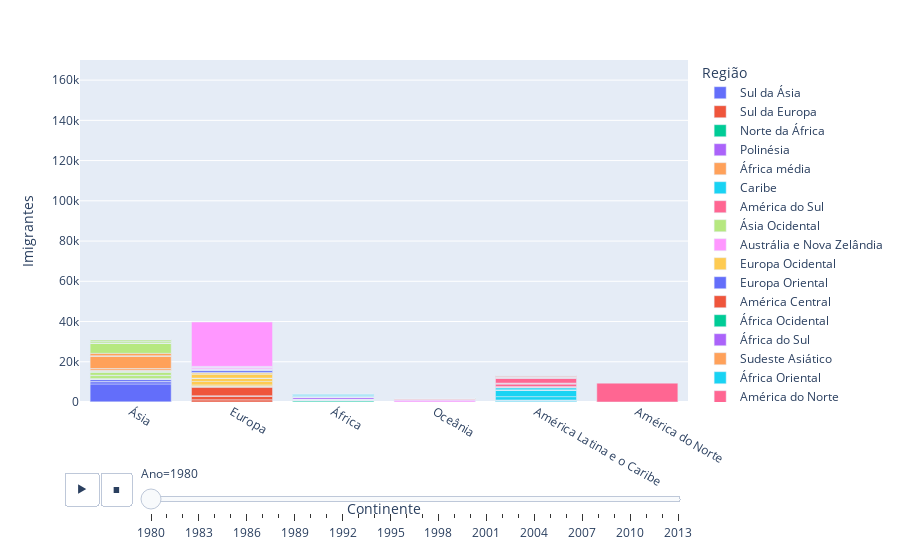

The notebook cell this image was saved under:
### Code cell
fig = px.bar(df_melted, 
             x="Continente", 
             y="Imigrantes", 
             color="Região",
             barmode='relative',
             animation_frame="Ano",
             range_y=[0, 170000])
fig.show()

### Figure 1 — Plotly figure (JSON) as saved in the notebook; plotly's stock layout.template omitted (floating-point values rounded to 4 significant figures)
{"data": [{"alignmentgroup": "True", "hovertemplate": "Região=Sul da Ásia<br>Ano=1980<br>Continente=%{x}<br>Imigrantes=%{y}<extra></extra>", "legendgroup": "Sul da Ásia", "marker": {"color": "#636efa", "pattern": {"shape": ""}}, "name": "Sul da Ásia", "offsetgroup": "Sul da Ásia", "orientation": "v", "showlegend": true, "textposition": "auto", "type": "bar", "x": ["Ásia", "Ásia", "Ásia", "Ásia", "Ásia", "Ásia", "Ásia", "Ásia", "Ásia"], "xaxis": "x", "y": [16, 83, 0, 8880, 1172, 0, 1, 978, 185], "yaxis": "y"}, {"alignmentgroup": "True", "hovertemplate": "Região=Sul da Europa<br>Ano=1980<br>Continente=%{x}<br>Imigrantes=%{y}<extra></extra>", "legendgroup": "Sul da Europa", "marker": {"color": "#EF553B", "pattern": {"shape": ""}}, "name": "Sul da Europa", "offsetgroup": "Sul da Europa", "orientation": "v", "showlegend": true, "textposition": "auto", "type": "bar", "x": ["Europa", "Europa", "Europa", "Europa", "Europa", "Europa", "Europa", "Europa", "Europa", "Europa", "Europa", "Europa", "Europa", "Europa"], "xaxis": "x", "y": [1, 0, 0, 0, 1065, 1820, 191, 0, 4473, 1, 0, 0, 211, 0], "yaxis": "y"}, {"alignmentgroup": "True", "hovertemplate": "Região=Norte da África<br>Ano=1980<br>Continente=%{x}<br>Imigrantes=%{y}<extra></extra>", "legendgroup": "Norte da África", "marker": {"color": "#00cc96", "pattern": {"shape": ""}}, "name": "Norte da África", "offsetgroup": "Norte da África", "orientation": "v", "showlegend": true, "textposition": "auto", "type": "bar", "x": ["África", "África", "África", "África", "África", "África", "África"], "xaxis": "x", "y": [80, 612, 5, 325, 20, 58, 0], "yaxis": "y"}, {"alignmentgroup": "True", "hovertemplate": "Região=Polinésia<br>Ano=1980<br>Continente=%{x}<br>Imigrantes=%{y}<extra></extra>", "legendgroup": "Polinésia", "marker": {"color": "#ab63fa", "pattern": {"shape": ""}}, "name": "Polinésia", "offsetgroup": "Polinésia", "orientation": "v", "showlegend": true, "textposition": "auto", "type": "bar", "x": ["Oceânia", "Oceânia", "Oceânia", "Oceânia"], "xaxis": "x", "y": [0, 3, 2, 0], "yaxis": "y"}, {"alignmentgroup": "True", "hovertemplate": "Região=África média<br>Ano=1980<br>Continente=%{x}<br>Imigrantes=%{y}<extra></extra>", "legendgroup": "África média", "marker": {"color": "#FFA15A", "pattern": {"shape": ""}}, "name": "África média", "offsetgroup": "África média", "orientation": "v", "showlegend": true, "textposition": "auto", "type": "bar", "x": ["África", "África", "África", "África", "África", "África", "África", "África", "África"], "xaxis": "x", "y": [1, 9, 4, 0, 2, 15, 0, 2, 0], "yaxis": "y"}, {"alignmentgroup": "True", "hovertemplate": "Região=Caribe<br>Ano=1980<br>Continente=%{x}<br>Imigrantes=%{y}<extra></extra>", "legendgroup": "Caribe", "marker": {"color": "#19d3f3", "pattern": {"shape": ""}}, "name": "Caribe", "offsetgroup": "Caribe", "orientation": "v", "showlegend": true, "textposition": "auto", "type": "bar", "x": ["América Latina e o Caribe", "América Latina e o Caribe", "América Latina e o Caribe", "América Latina e o Caribe", "América Latina e o Caribe", "América Latina e o Caribe", "América Latina e o Caribe", "América Latina e o Caribe", "América Latina e o Caribe", "América Latina e o Caribe", "América Latina e o Caribe", "América Latina e o Caribe", "América Latina e o Caribe"], "xaxis": "x", "y": [0, 26, 372, 306, 104, 40, 154, 1666, 3198, 5, 69, 147, 958], "yaxis": "y"}, {"alignmentgroup": "True", "hovertemplate": "Região=América do Sul<br>Ano=1980<br>Continente=%{x}<br>Imigrantes=%{y}<extra></extra>", "legendgroup": "América do Sul", "marker": {"color": "#FF6692", "pattern": {"shape": ""}}, "name": "América do Sul", "offsetgroup": "América do Sul", "orientation": "v", "showlegend": true, "textposition": "auto", "type": "bar", "x": ["América Latina e o Caribe", "América Latina e o Caribe", "América Latina e o Caribe", "América Latina e o Caribe", "América Latina e o Caribe", "América Latina e o Caribe", "América Latina e o Caribe", "América Latina e o Caribe", "América Latina e o Caribe", "América Latina e o Caribe", "América Latina e o Caribe", "América Latina e o Caribe"], "xaxis": "x", "y": [368, 44, 211, 1233, 266, 238, 2334, 45, 317, 15, 128, 103], "yaxis": "y"}, {"alignmentgroup": "True", "hovertemplate": "Região=Ásia Ocidental<br>Ano=1980<br>Continente=%{x}<br>Imigrantes=%{y}<extra></extra>", "legendgroup": "Ásia Ocidental", "marker": {"color": "#B6E880", "pattern": {"shape": ""}}, "name": "Ásia Ocidental", "offsetgroup": "Ásia Ocidental", "orientation": "v", "showlegend": true, "textposition": "auto", "type": "bar", "x": ["Ásia", "Ásia", "Ásia", "Ásia", "Ásia", "Ásia", "Ásia", "Ásia", "Ásia", "Ásia", "Ásia", "Ásia", "Ásia", "Ásia", "Ásia", "Ásia", "Ásia", "Ásia"], "xaxis": "x", "y": [0, 0, 0, 132, 0, 262, 1403, 177, 1, 1409, 0, 0, 0, 0, 315, 481, 0, 1], "yaxis": "y"}, {"alignmentgroup": "True", "hovertemplate": "Região=Austrália e Nova Zelândia<br>Ano=1980<br>Continente=%{x}<br>Imigrantes=%{y}<extra></extra>", "legendgroup": "Austrália e Nova Zelândia", "marker": {"color": "#FF97FF", "pattern": {"shape": ""}}, "name": "Austrália e Nova Zelândia", "offsetgroup": "Austrália e Nova Zelândia", "orientation": "v", "showlegend": true, "textposition": "auto", "type": "bar", "x": ["Oceânia", "Oceânia"], "xaxis": "x", "y": [702, 602], "yaxis": "y"}, {"alignmentgroup": "True", "hovertemplate": "Região=Europa Ocidental<br>Ano=1980<br>Continente=%{x}<br>Imigrantes=%{y}<extra></extra>", "legendgroup": "Europa Ocidental", "marker": {"color": "#FECB52", "pattern": {"shape": ""}}, "name": "Europa Ocidental", "offsetgroup": "Europa Ocidental", "orientation": "v", "showlegend": true, "textposition": "auto", "type": "bar", "x": ["Europa", "Europa", "Europa", "Europa", "Europa", "Europa", "Europa", "Europa", "Europa"], "xaxis": "x", "y": [234, 511, 1729, 1626, 1, 14, 0, 1889, 806], "yaxis": "y"}, {"alignmentgroup": "True", "hovertemplate": "Região=Europa Oriental<br>Ano=1980<br>Continente=%{x}<br>Imigrantes=%{y}<extra></extra>", "legendgroup": "Europa Oriental", "marker": {"color": "#636efa", "pattern": {"shape": ""}}, "name": "Europa Oriental", "offsetgroup": "Europa Oriental", "orientation": "v", "showlegend": true, "textposition": "auto", "type": "bar", "x": ["Europa", "Europa", "Europa", "Europa", "Europa", "Europa", "Europa", "Europa", "Europa", "Europa"], "xaxis": "x", "y": [0, 24, 0, 205, 863, 0, 375, 0, 0, 0], "yaxis": "y"}, {"alignmentgroup": "True", "hovertemplate": "Região=América Central<br>Ano=1980<br>Continente=%{x}<br>Imigrantes=%{y}<extra></extra>", "legendgroup": "América Central", "marker": {"color": "#EF553B", "pattern": {"shape": ""}}, "name": "América Central", "offsetgroup": "América Central", "orientation": "v", "showlegend": true, "textposition": "auto", "type": "bar", "x": ["América Latina e o Caribe", "América Latina e o Caribe", "América Latina e o Caribe", "América Latina e o Caribe", "América Latina e o Caribe", "América Latina e o Caribe", "América Latina e o Caribe", "América Latina e o Caribe"], "xaxis": "x", "y": [16, 28, 110, 114, 26, 409, 18, 13], "yaxis": "y"}, {"alignmentgroup": "True", "hovertemplate": "Região=África Ocidental<br>Ano=1980<br>Continente=%{x}<br>Imigrantes=%{y}<extra></extra>", "legendgroup": "África Ocidental", "marker": {"color": "#00cc96", "pattern": {"shape": ""}}, "name": "África Ocidental", "offsetgroup": "África Ocidental", "orientation": "v", "showlegend": true, "textposition": "auto", "type": "bar", "x": ["África", "África", "África", "África", "África", "África", "África", "África", "África", "África", "África", "África", "África", "África", "África", "África"], "xaxis": "x", "y": [2, 2, 1, 14, 0, 172, 0, 0, 1, 4, 5, 0, 81, 13, 6, 5], "yaxis": "y"}, {"alignmentgroup": "True", "hovertemplate": "Região=África do Sul<br>Ano=1980<br>Continente=%{x}<br>Imigrantes=%{y}<extra></extra>", "legendgroup": "África do Sul", "marker": {"color": "#ab63fa", "pattern": {"shape": ""}}, "name": "África do Sul", "offsetgroup": "África do Sul", "orientation": "v", "showlegend": true, "textposition": "auto", "type": "bar", "x": ["África", "África", "África", "África", "África"], "xaxis": "x", "y": [10, 1, 0, 1026, 4], "yaxis": "y"}, {"alignmentgroup": "True", "hovertemplate": "Região=Sudeste Asiático<br>Ano=1980<br>Continente=%{x}<br>Imigrantes=%{y}<extra></extra>", "legendgroup": "Sudeste Asiático", "marker": {"color": "#FFA15A", "pattern": {"shape": ""}}, "name": "Sudeste Asiático", "offsetgroup": "Sudeste Asiático", "orientation": "v", "showlegend": true, "textposition": "auto", "type": "bar", "x": ["Ásia", "Ásia", "Ásia", "Ásia", "Ásia", "Ásia", "Ásia", "Ásia", "Ásia", "Ásia"], "xaxis": "x", "y": [79, 12, 186, 11, 786, 80, 6051, 241, 56, 1191], "yaxis": "y"}, {"alignmentgroup": "True", "hovertemplate": "Região=África Oriental<br>Ano=1980<br>Continente=%{x}<br>Imigrantes=%{y}<extra></extra>", "legendgroup": "África Oriental", "marker": {"color": "#19d3f3", "pattern": {"shape": ""}}, "name": "África Oriental", "offsetgroup": "África Oriental", "orientation": "v", "showlegend": true, "textposition": "auto", "type": "bar", "x": ["África", "África", "África", "África", "África", "África", "África", "África", "África", "África", "África", "África", "África", "África", "África", "África", "África"], "xaxis": "x", "y": [0, 0, 0, 0, 98, 291, 22, 5, 306, 0, 6, 5, 7, 13, 635, 11, 72], "yaxis": "y"}, {"alignmentgroup": "True", "hovertemplate": "Região=América do Norte<br>Ano=1980<br>Continente=%{x}<br>Imigrantes=%{y}<extra></extra>", "legendgroup": "América do Norte", "marker": {"color": "#FF6692", "pattern": {"shape": ""}}, "name": "América do Norte", "offsetgroup": "América do Norte", "orientation": "v", "showlegend": true, "textposition": "auto", "type": "bar", "x": ["América do Norte", "América do Norte"], "xaxis": "x", "y": [0, 9378], "yaxis": "y"}, {"alignmentgroup": "True", "hovertemplate": "Região=Ásia Oriental<br>Ano=1980<br>Continente=%{x}<br>Imigrantes=%{y}<extra></extra>", "legendgroup": "Ásia Oriental", "marker": {"color": "#B6E880", "pattern": {"shape": ""}}, "name": "Ásia Oriental", "offsetgroup": "Ásia Oriental", "orientation": "v", "showlegend": true, "textposition": "auto", "type": "bar", "x": ["Ásia", "Ásia", "Ásia", "Ásia", "Ásia", "Ásia", "Ásia"], "xaxis": "x", "y": [5123, 0, 0, 1, 701, 0, 1011], "yaxis": "y"}, {"alignmentgroup": "True", "hovertemplate": "Região=Norte da Europa<br>Ano=1980<br>Continente=%{x}<br>Imigrantes=%{y}<extra></extra>", "legendgroup": "Norte da Europa", "marker": {"color": "#FF97FF", "pattern": {"shape": ""}}, "name": "Norte da Europa", "offsetgroup": "Norte da Europa", "orientation": "v", "showlegend": true, "textposition": "auto", "type": "bar", "x": ["Europa", "Europa", "Europa", "Europa", "Europa", "Europa", "Europa", "Europa", "Europa", "Europa"], "xaxis": "x", "y": [272, 0, 208, 17, 781, 0, 1, 116, 281, 22045], "yaxis": "y"}, {"alignmentgroup": "True", "hovertemplate": "Região=Melanesia<br>Ano=1980<br>Continente=%{x}<br>Imigrantes=%{y}<extra></extra>", "legendgroup": "Melanesia", "marker": {"color": "#FECB52", "pattern": {"shape": ""}}, "name": "Melanesia", "offsetgroup": "Melanesia", "orientation": "v", "showlegend": true, "textposition": "auto", "type": "bar", "x": ["Oceânia", "Oceânia", "Oceânia", "Oceânia"], "xaxis": "x", "y": [632, 0, 0, 0], "yaxis": "y"}, {"alignmentgroup": "True", "hovertemplate": "Região=Ásia Central<br>Ano=1980<br>Continente=%{x}<br>Imigrantes=%{y}<extra></extra>", "legendgroup": "Ásia Central", "marker": {"color": "#636efa", "pattern": {"shape": ""}}, "name": "Ásia Central", "offsetgroup": "Ásia Central", "orientation": "v", "showlegend": true, "textposition": "auto", "type": "bar", "x": ["Ásia", "Ásia", "Ásia", "Ásia", "Ásia"], "xaxis": "x", "y": [0, 0, 0, 0, 0], "yaxis": "y"}, {"alignmentgroup": "True", "hovertemplate": "Região=Micronésia<br>Ano=1980<br>Continente=%{x}<br>Imigrantes=%{y}<extra></extra>", "legendgroup": "Micronésia", "marker": {"color": "#EF553B", "pattern": {"shape": ""}}, "name": "Micronésia", "offsetgroup": "Micronésia", "orientation": "v", "showlegend": true, "textposition": "auto", "type": "bar", "x": ["Oceânia", "Oceânia", "Oceânia", "Oceânia"], "xaxis": "x", "y": [0, 0, 1, 0], "yaxis": "y"}], "layout": {"barmode": "relative", "legend": {"title": {"text": "Região"}, "tracegroupgap": 0}, "margin": {"t": 60}, "sliders": [{"active": 0, "currentvalue": {"prefix": "Ano="}, "len": 0.9, "pad": {"b": 10, "t": 60}, "steps": [{"args": [["1980"], {"frame": {"duration": 0, "redraw": true}, "fromcurrent": true, "mode": "immediate", "transition": {"duration": 0, "easing": "linear"}}], "label": "1980", "method": "animate"}, {"args": [["1981"], {"frame": {"duration": 0, "redraw": true}, "fromcurrent": true, "mode": "immediate", "transition": {"duration": 0, "easing": "linear"}}], "label": "1981", "method": "animate"}, {"args": [["1982"], {"frame": {"duration": 0, "redraw": true}, "fromcurrent": true, "mode": "immediate", "transition": {"duration": 0, "easing": "linear"}}], "label": "1982", "method": "animate"}, {"args": [["1983"], {"frame": {"duration": 0, "redraw": true}, "fromcurrent": true, "mode": "immediate", "transition": {"duration": 0, "easing": "linear"}}], "label": "1983", "method": "animate"}, {"args": [["1984"], {"frame": {"duration": 0, "redraw": true}, "fromcurrent": true, "mode": "immediate", "transition": {"duration": 0, "easing": "linear"}}], "label": "1984", "method": "animate"}, {"args": [["1985"], {"frame": {"duration": 0, "redraw": true}, "fromcurrent": true, "mode": "immediate", "transition": {"duration": 0, "easing": "linear"}}], "label": "1985", "method": "animate"}, {"args": [["1986"], {"frame": {"duration": 0, "redraw": true}, "fromcurrent": true, "mode": "immediate", "transition": {"duration": 0, "easing": "linear"}}], "label": "1986", "method": "animate"}, {"args": [["1987"], {"frame": {"duration": 0, "redraw": true}, "fromcurrent": true, "mode": "immediate", "transition": {"duration": 0, "easing": "linear"}}], "label": "1987", "method": "animate"}, {"args": [["1988"], {"frame": {"duration": 0, "redraw": true}, "fromcurrent": true, "mode": "immediate", "transition": {"duration": 0, "easing": "linear"}}], "label": "1988", "method": "animate"}, {"args": [["1989"], {"frame": {"duration": 0, "redraw": true}, "fromcurrent": true, "mode": "immediate", "transition": {"duration": 0, "easing": "linear"}}], "label": "1989", "method": "animate"}, {"args": [["1990"], {"frame": {"duration": 0, "redraw": true}, "fromcurrent": true, "mode": "immediate", "transition": {"duration": 0, "easing": "linear"}}], "label": "1990", "method": "animate"}, {"args": [["1991"], {"frame": {"duration": 0, "redraw": true}, "fromcurrent": true, "mode": "immediate", "transition": {"duration": 0, "easing": "linear"}}], "label": "1991", "method": "animate"}, {"args": [["1992"], {"frame": {"duration": 0, "redraw": true}, "fromcurrent": true, "mode": "immediate", "transition": {"duration": 0, "easing": "linear"}}], "label": "1992", "method": "animate"}, {"args": [["1993"], {"frame": {"duration": 0, "redraw": true}, "fromcurrent": true, "mode": "immediate", "transition": {"duration": 0, "easing": "linear"}}], "label": "1993", "method": "animate"}, {"args": [["1994"], {"frame": {"duration": 0, "redraw": true}, "fromcurrent": true, "mode": "immediate", "transition": {"duration": 0, "easing": "linear"}}], "label": "1994", "method": "animate"}, {"args": [["1995"], {"frame": {"duration": 0, "redraw": true}, "fromcurrent": true, "mode": "immediate", "transition": {"duration": 0, "easing": "linear"}}], "label": "1995", "method": "animate"}, {"args": [["1996"], {"frame": {"duration": 0, "redraw": true}, "fromcurrent": true, "mode": "immediate", "transition": {"duration": 0, "easing": "linear"}}], "label": "1996", "method": "animate"}, {"args": [["1997"], {"frame": {"duration": 0, "redraw": true}, "fromcurrent": true, "mode": "immediate", "transition": {"duration": 0, "easing": "linear"}}], "label": "1997", "method": "animate"}, {"args": [["1998"], {"frame": {"duration": 0, "redraw": true}, "fromcurrent": true, "mode": "immediate", "transition": {"duration": 0, "easing": "linear"}}], "label": "1998", "method": "animate"}, {"args": [["1999"], {"frame": {"duration": 0, "redraw": true}, "fromcurrent": true, "mode": "immediate", "transition": {"duration": 0, "easing": "linear"}}], "label": "1999", "method": "animate"}, {"args": [["2000"], {"frame": {"duration": 0, "redraw": true}, "fromcurrent": true, "mode": "immediate", "transition": {"duration": 0, "easing": "linear"}}], "label": "2000", "method": "animate"}, {"args": [["2001"], {"frame": {"duration": 0, "redraw": true}, "fromcurrent": true, "mode": "immediate", "transition": {"duration": 0, "easing": "linear"}}], "label": "2001", "method": "animate"}, {"args": [["2002"], {"frame": {"duration": 0, "redraw": true}, "fromcurrent": true, "mode": "immediate", "transition": {"duration": 0, "easing": "linear"}}], "label": "2002", "method": "animate"}, {"args": [["2003"], {"frame": {"duration": 0, "redraw": true}, "fromcurrent": true, "mode": "immediate", "transition": {"duration": 0, "easing": "linear"}}], "label": "2003", "method": "animate"}, {"args": [["2004"], {"frame": {"duration": 0, "redraw": true}, "fromcurrent": true, "mode": "immediate", "transition": {"duration": 0, "easing": "linear"}}], "label": "2004", "method": "animate"}, {"args": [["2005"], {"frame": {"duration": 0, "redraw": true}, "fromcurrent": true, "mode": "immediate", "transition": {"duration": 0, "easing": "linear"}}], "label": "2005", "method": "animate"}, {"args": [["2006"], {"frame": {"duration": 0, "redraw": true}, "fromcurrent": true, "mode": "immediate", "transition": {"duration": 0, "easing": "linear"}}], "label": "2006", "method": "animate"}, {"args": [["2007"], {"frame": {"duration": 0, "redraw": true}, "fromcurrent": true, "mode": "immediate", "transition": {"duration": 0, "easing": "linear"}}], "label": "2007", "method": "animate"}, {"args": [["2008"], {"frame": {"duration": 0, "redraw": true}, "fromcurrent": true, "mode": "immediate", "transition": {"duration": 0, "easing": "linear"}}], "label": "2008", "method": "animate"}, {"args": [["2009"], {"frame": {"duration": 0, "redraw": true}, "fromcurrent": true, "mode": "immediate", "transition": {"duration": 0, "easing": "linear"}}], "label": "2009", "method": "animate"}, {"args": [["2010"], {"frame": {"duration": 0, "redraw": true}, "fromcurrent": true, "mode": "immediate", "transition": {"duration": 0, "easing": "linear"}}], "label": "2010", "method": "animate"}, {"args": [["2011"], {"frame": {"duration": 0, "redraw": true}, "fromcurrent": true, "mode": "immediate", "transition": {"duration": 0, "easing": "linear"}}], "label": "2011", "method": "animate"}, {"args": [["2012"], {"frame": {"duration": 0, "redraw": true}, "fromcurrent": true, "mode": "immediate", "transition": {"duration": 0, "easing": "linear"}}], "label": "2012", "method": "animate"}, {"args": [["2013"], {"frame": {"duration": 0, "redraw": true}, "fromcurrent": true, "mode": "immediate", "transition": {"duration": 0, "easing": "linear"}}], "label": "2013", "method": "animate"}], "x": 0.1, "xanchor": "left", "y": 0, "yanchor": "top"}], "updatemenus": [{"buttons": [{"args": [null, {"frame": {"duration": 500, "redraw": true}, "fromcurrent": true, "mode": "immediate", "transition": {"duration": 500, "easing": "linear"}}], "label": "&#9654;", "method": "animate"}, {"args": [[null], {"frame": {"duration": 0, "redraw": true}, "fromcurrent": true, "mode": "immediate", "transition": {"duration": 0, "easing": "linear"}}], "label": "&#9724;", "method": "animate"}], "direction": "left", "pad": {"r": 10, "t": 70}, "showactive": false, "type": "buttons", "x": 0.1, "xanchor": "right", "y": 0, "yanchor": "top"}], "xaxis": {"anchor": "y", "domain": [0, 1], "title": {"text": "Continente"}}, "yaxis": {"anchor": "x", "domain": [0, 1], "range": [0, 170000], "title": {"text": "Imigrantes"}}}}
